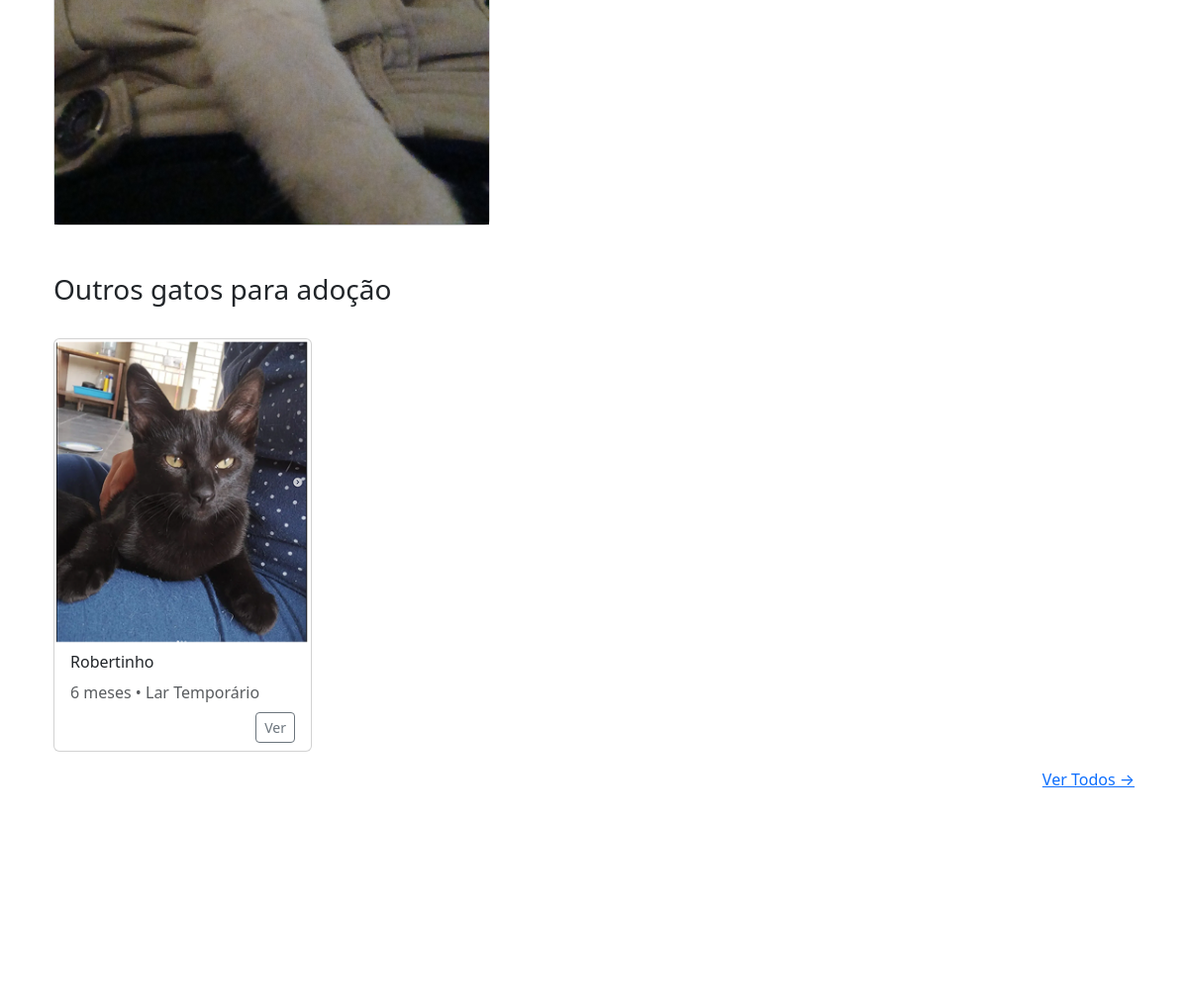
Page /adocoes/gato/2/ (middle part) on the earlier database version.
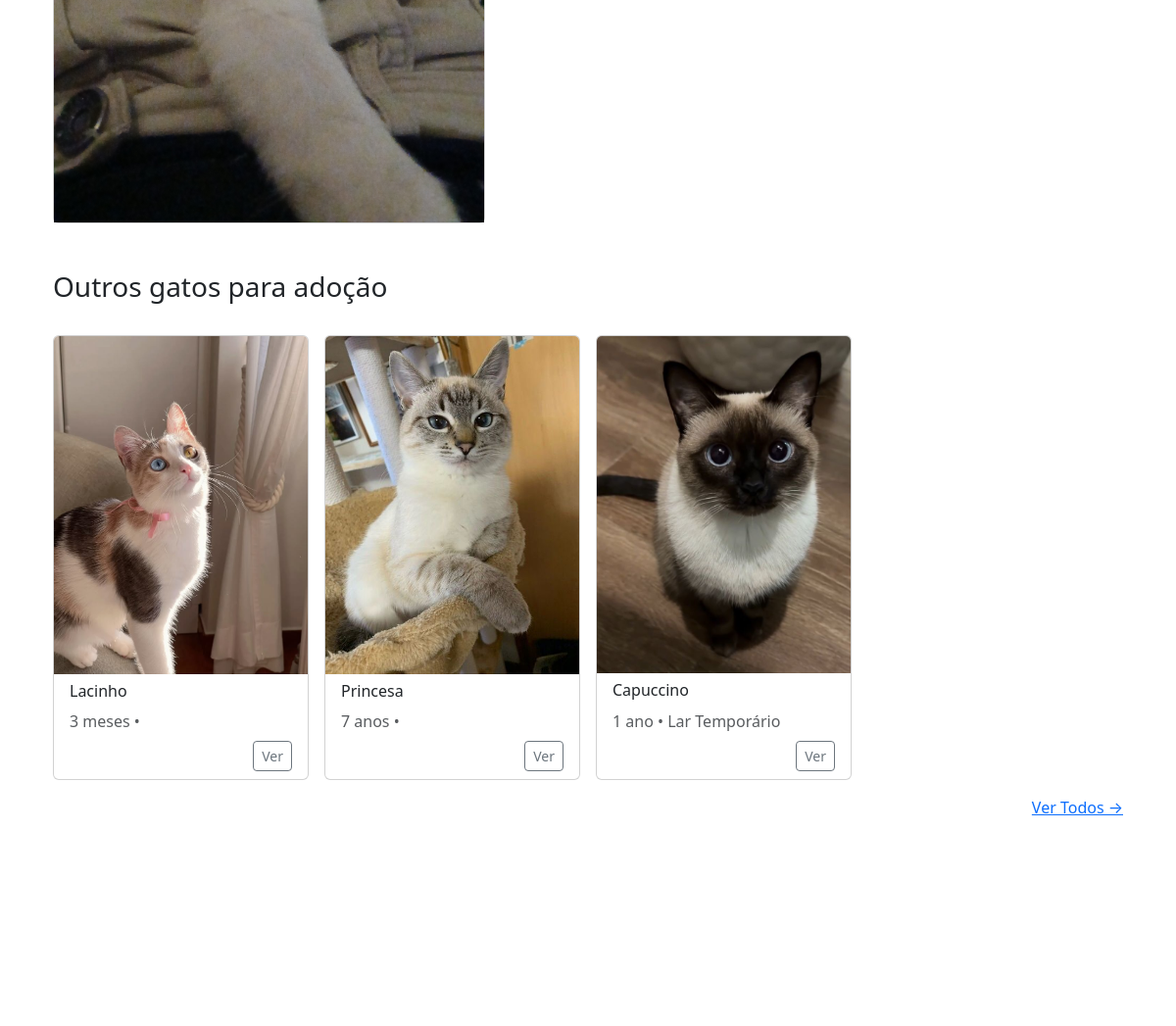
Same page on the later database version.
### gatos/models.py (models this page shows, shortened)
class Gato(models.Model):
    SEXO_CHOICES = [
        ("M", "Macho"),
        ("F", "Fêmea"),
    ]
    nome = models.CharField(max_length=100, verbose_name="Nome do gato")
    sexo = models.CharField(max_length=1, choices=SEXO_CHOICES, verbose_name="Sexo", blank=False, null=False)
    idade = models.CharField(max_length=10, verbose_name="Idade")
    descricao = models.TextField(max_length=10000, verbose_name="Sobre o gato")
    imagem = models.ImageField(upload_to="gatos/", verbose_name="Foto do gato")
    lar_temporario = models.BooleanField(default=False, verbose_name="Precisa de lar temporário")
    cuidado = models.ForeignKey(Cuidado, on_delete=models.CASCADE, verbose_name="Cuidados")
    temperamento = models.ForeignKey(Temperamento, on_delete=models.CASCADE, verbose_name="Temperamento")
    sociavel = models.ForeignKey(Sociavel, on_delete=models.CASCADE, verbose_name="Socialização")
    moradia = models.ForeignKey(Moradia, on_delete=models.CASCADE, verbose_name="Moradia adequada")
    adotado = models.BooleanField(default=False, verbose_name="Adotado")
    created_at = models.DateTimeField(auto_now_add=True, verbose_name="Criado em")
    updated_at = models.DateTimeField(auto_now=True, verbose_name="Atualizado em")
    class Meta:
        verbose_name = "Gato"
        verbose_name_plural = "Gatos"
        db_table = "gatos"
        ordering = ["-created_at"]

### adocoes/views.py (the view)
# urls.py: path('gato/<int:pk>/', views.GatoDetailView.as_view(), name='detail'),
class GatoDetailView(DetailView):
    model = Gato
    template_name = 'adocoes/adocao_detail.html'
    context_object_name = 'gato'
    def get_context_data(self, **kwargs):
        ctx = super().get_context_data(**kwargs)
        ctx['other_gatos'] = Gato.objects.filter(adotados__isnull=True).exclude(pk=self.object.pk)[:4]
        return ctx

### gatos/context_processors.py (called while the page is built)
def dashboard_totals(request):
    total_para_adocao = Gato.objects.exclude(id__in=Adotados.objects.values("gato")).count()
    total_lar_temporario = Gato.objects.filter(lar_temporario=True).exclude(id__in=Adotados.objects.values("gato")).count()
    total_adotados = Adotados.objects.count()
    return {
        "total_para_adocao": total_para_adocao,
        "total_lar_temporario": total_lar_temporario,
        "total_adotados": total_adotados,
    }

### adocoes/templates/adocoes/adocao_detail.html (shortened to what this page needs)
{% extends "ong/base.html" %}
{% load static %}
{% block content %}
<div class="detail-hero py-4">
  <div class="container">
    <div class="row g-4 align-items-center">
      <div class="col-lg-5">
        <div class="card image-card">
          {% if gato.imagem %}
            <img src="{{ gato.imagem.url }}" alt="{{ gato.nome }}" class="img-fluid main-photo">
          {% else %}
            <img src="{% static 'img/placeholder-cat.jpg' %}" alt="sem imagem" class="img-fluid main-photo">
          {% endif %}
        </div>
      </div>
    </div>
    <div class="other-section mt-5">
      <h3 class="other-title">Outros gatos para adoção</h3>
      <div class="row g-3 mt-3">
        {% for o in other_gatos %}
          <div class="col-md-3 col-sm-6">
            <div class="card card-cat small-card h-100">
              {% if o.imagem %}
                <img src="{{ o.imagem.url }}" class="card-img-top small-img" alt="{{ o.nome }}">
              {% else %}
                <img src="{% static 'img/placeholder-thumb.jpg' %}" class="card-img-top small-img" alt="sem imagem">
              {% endif %}
              <div class="card-body py-2 px-3">
                <h6 class="mb-1 small-name">{{ o.nome }}</h6>
                <p class="small-meta text-muted mb-0">
                  {% if o.idade %}{{ o.idade }}{% else %}—{% endif %} •
                  {% if o.lar_temporario %}Lar Temporário{% endif %}
                </p>
                <div class="mt-2 d-flex justify-content-end">
                  <a href="{% url 'adocoes:detail' o.pk %}" class="btn btn-sm btn-outline-secondary">Ver</a>
                </div>
              </div>
            </div>
          </div>
        {% empty %}
          <p>Nenhum outro gato disponível no momento.</p>
        {% endfor %}
      </div>
      <div class="mt-3 text-end">
        <a href="{% url 'adocoes:lista' %}" class="link-more">Ver Todos →</a>
      </div>
    </div>
  </div>
</div>
{% endblock %}

Differences in the rows shown:
removed Gato: imagem (picture), nome "Robertinho", idade "6 meses", lar_temporario "Lar Temporário"
added Gato: imagem (picture), nome "Lacinho", idade "3 meses"
added Gato: imagem (picture), nome "Princesa", idade "7 anos"
added Gato: imagem (picture), nome "Capuccino", idade "1 ano", lar_temporario "Lar Temporário"
